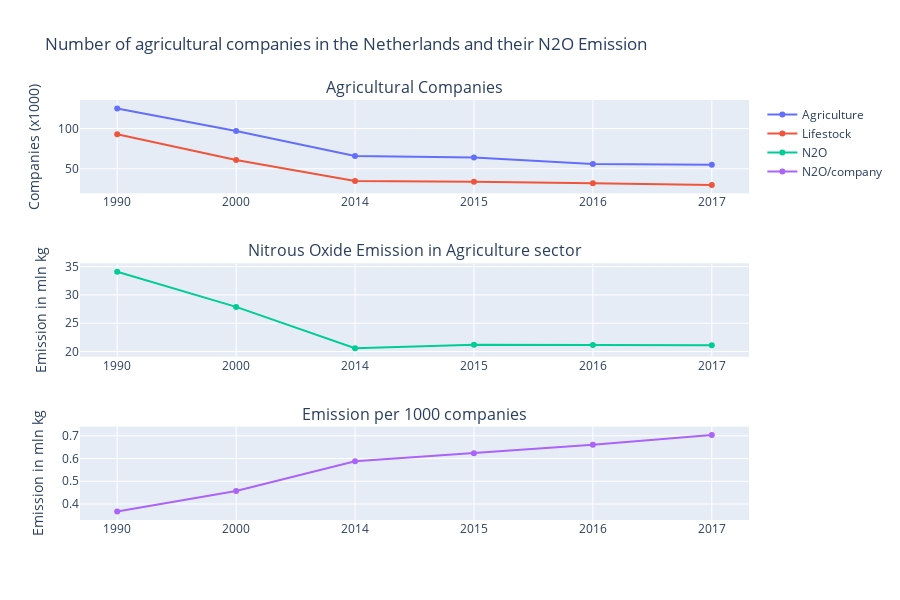

Notebook source saved alongside this figure:
### Markdown cell above
## Figure 4 : Number of agricultural companies compared to their N2O emission

This visualization shows the number of agricultural companies (times 1000) in the Netherlands on the left side, and the N2O emission of the agricultural sector in the Netherlands on the right side. It seems as both graphs follow a similar trend, but if you look at the third graph, you see that farmers are emitting increasingly more N2O. 

* The emission per 1000 agricultural companies is consistently increasing
* This shows that the agricultural companies in livestock should be minimizing their N2O output

### Code cell
import pandas as pd
import plotly.graph_objs as go
import plotly.express as px
from plotly.subplots import make_subplots

df_farms = pd.read_csv("../datasets/table__71904ned.csv")
df_greenhouse = pd.read_csv("../datasets/IPCC_emissions.csv", sep=';')
agriculture = df_greenhouse[(df_greenhouse['Bronnen'] == "301100   ")]

df_new = pd.merge(df_farms, agriculture, on='Perioden')
df_new['Bedrijven met vee'] = pd.to_numeric(df_new['Bedrijven met rundvee']) + pd.to_numeric(df_new['Bedrijven met varkens'])
df_new['Relatie bedrijf en N2O'] = pd.to_numeric(df_new['N2O_3'])/df_new['Bedrijven met vee']

periods = [1990, 2000, 2014, 2015, 2016, 2017]

layout = go.Layout(
    title='Number of agricultural companies in the Netherlands and their N2O Emission', 
    autotypenumbers='convert types', 
    xaxis=go.layout.XAxis(
        type= 'category'),
    height=600
)

fig = make_subplots(rows=3, cols=1, subplot_titles=['Agricultural Companies', 'Nitrous Oxide Emission in Agriculture sector', 'Emission per 1000 companies'])
fig.add_trace(go.Scatter(x=periods, y=df_new['Bedrijven Alle bedrijven (x 1 000)'], mode='lines+markers', name='Agriculture'), row=1, col=1)
fig.add_trace(go.Scatter(x=periods, y=df_new['Bedrijven met vee'], mode='lines+markers', name='Lifestock'), row=1, col=1)
fig.update_xaxes(type='category', row=1, col=1)
fig.update_yaxes(row=1, col=1, title='Companies (x1000)')

fig.add_trace(go.Scatter(x=periods, y=df_new['N2O_3'], mode='lines+markers', name='N2O'), row=2, col=1)

fig.update_xaxes(type='category', row=2, col=1)
fig.update_yaxes(row=2, col=1, title='Emission in mln kg')

fig.add_trace(go.Scatter(x = periods, y=df_new['Relatie bedrijf en N2O'], name='N2O/company'), row=3, col=1)
fig.update_xaxes(type='category', row=3, col=1)
fig.update_yaxes(row=3, col=1, title='Emission in mln kg')


fig.update_layout(layout)
fig.show()

### Figure 1 — Plotly figure (JSON) as saved in the notebook; plotly's stock layout.template omitted (floating-point values rounded to 4 significant figures)
{"data": [{"mode": "lines+markers", "name": "Agriculture", "type": "scatter", "x": [1990, 2000, 2014, 2015, 2016, 2017], "xaxis": "x", "y": ["125", "97", "66", "64", "56", "55"], "yaxis": "y"}, {"mode": "lines+markers", "name": "Lifestock", "type": "scatter", "x": [1990, 2000, 2014, 2015, 2016, 2017], "xaxis": "x", "y": [93, 61, 35, 34, 32, 30], "yaxis": "y"}, {"mode": "lines+markers", "name": "N2O", "type": "scatter", "x": [1990, 2000, 2014, 2015, 2016, 2017], "xaxis": "x2", "y": [34.1, 27.89, 20.58, 21.19, 21.14, 21.1], "yaxis": "y2"}, {"name": "N2O/company", "type": "scatter", "x": [1990, 2000, 2014, 2015, 2016, 2017], "xaxis": "x3", "y": [0.3667, 0.4572, 0.588, 0.6232, 0.6606, 0.7033], "yaxis": "y3"}], "layout": {"annotations": [{"font": {"size": 16}, "showarrow": false, "text": "Agricultural Companies", "x": 0.5, "xanchor": "center", "xref": "paper", "y": 1, "yanchor": "bottom", "yref": "paper"}, {"font": {"size": 16}, "showarrow": false, "text": "Nitrous Oxide Emission in Agriculture sector", "x": 0.5, "xanchor": "center", "xref": "paper", "y": 0.6111, "yanchor": "bottom", "yref": "paper"}, {"font": {"size": 16}, "showarrow": false, "text": "Emission per 1000 companies", "x": 0.5, "xanchor": "center", "xref": "paper", "y": 0.2222, "yanchor": "bottom", "yref": "paper"}], "autotypenumbers": "convert types", "height": 600, "title": {"text": "Number of agricultural companies in the Netherlands and their N2O Emission"}, "xaxis": {"anchor": "y", "domain": [0, 1], "type": "category"}, "xaxis2": {"anchor": "y2", "domain": [0, 1], "type": "category"}, "xaxis3": {"anchor": "y3", "domain": [0, 1], "type": "category"}, "yaxis": {"anchor": "x", "domain": [0.7778, 1], "title": {"text": "Companies (x1000)"}}, "yaxis2": {"anchor": "x2", "domain": [0.3889, 0.6111], "title": {"text": "Emission in mln kg"}}, "yaxis3": {"anchor": "x3", "domain": [0, 0.2222], "title": {"text": "Emission in mln kg"}}}}
